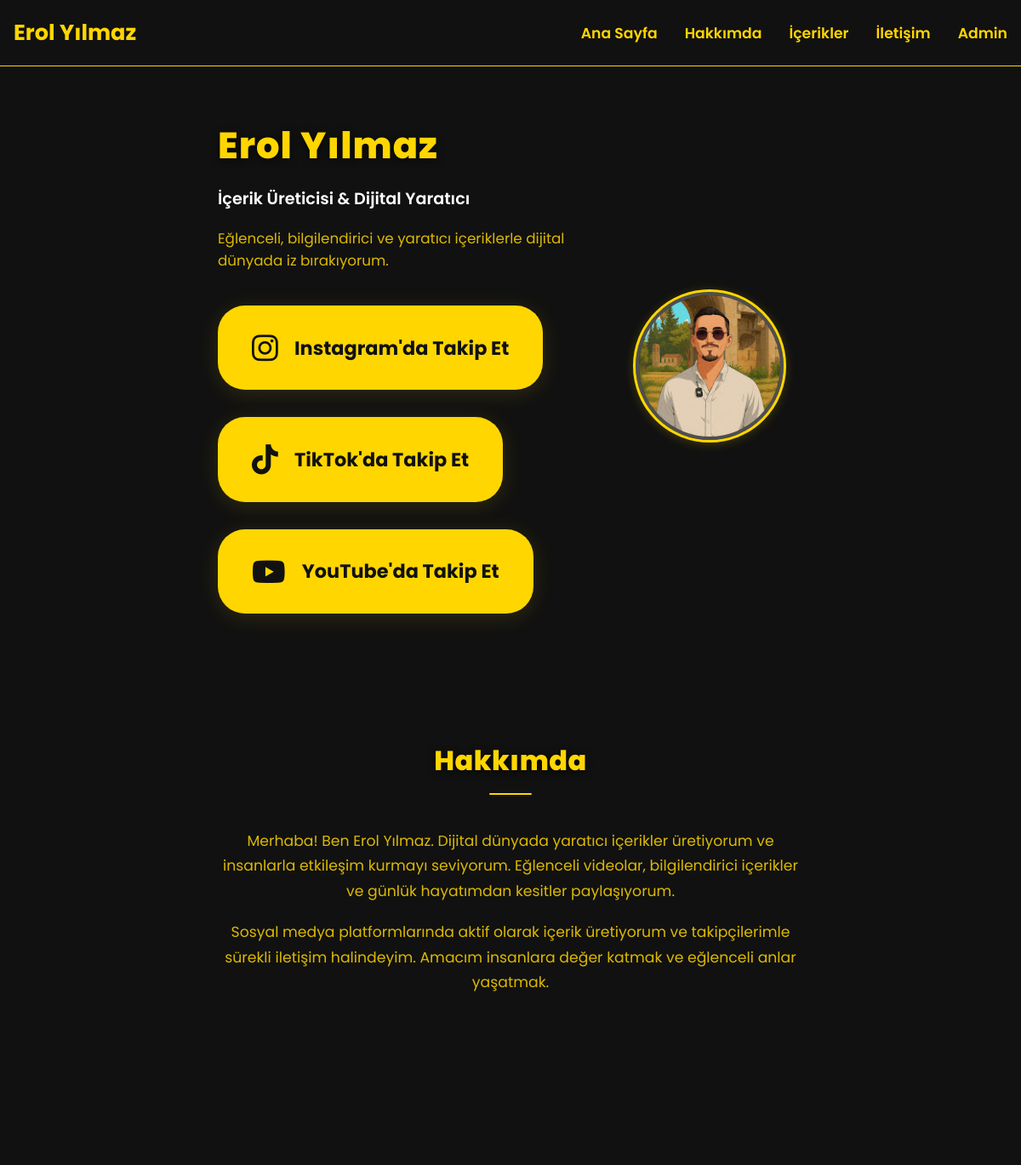
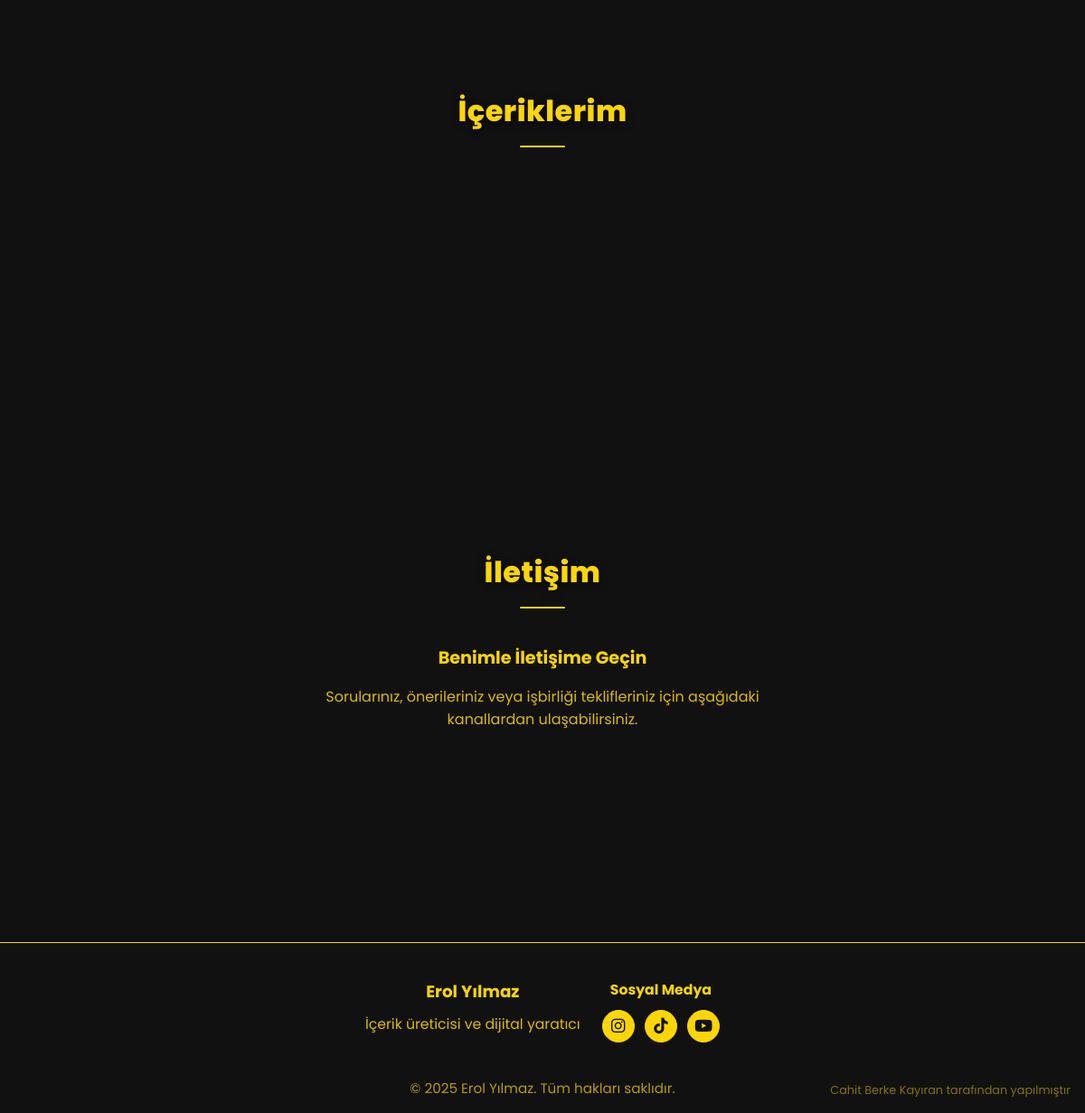
The page / on the database its author committed (2 pictures, top to bottom).
### tables this page shows
CREATE TABLE IF NOT EXISTS page_content (
    id INT AUTO_INCREMENT PRIMARY KEY,
    section_name VARCHAR(100) NOT NULL UNIQUE,
    title VARCHAR(255),
    subtitle VARCHAR(255),
    description TEXT,
    content TEXT,
    created_at TIMESTAMP DEFAULT CURRENT_TIMESTAMP,
    updated_at TIMESTAMP DEFAULT CURRENT_TIMESTAMP ON UPDATE CURRENT_TIMESTAMP
);

CREATE TABLE IF NOT EXISTS social_links (
    id INT AUTO_INCREMENT PRIMARY KEY,
    platform VARCHAR(50) NOT NULL,
    url VARCHAR(255) NOT NULL,
    icon VARCHAR(50),
    display_name VARCHAR(100),
    created_at TIMESTAMP DEFAULT CURRENT_TIMESTAMP,
    updated_at TIMESTAMP DEFAULT CURRENT_TIMESTAMP ON UPDATE CURRENT_TIMESTAMP
);

### index.php (the view, shortened to what this page needs)
<?php
require_once 'config/database.php';
try {
    $stmt = $pdo->query("SELECT * FROM page_content ORDER BY id");
    $pageContent = [];
    while ($row = $stmt->fetch()) {
        $pageContent[$row['section_name']] = $row;
    }
    $stmt = $pdo->query("SELECT * FROM social_links ORDER BY id");
    $socialLinks = $stmt->fetchAll();
} catch(PDOException $e) {
    $pageContent = [];
    $contactInfo = [];
    $socialLinks = [];
    $statistics = [];
    $contentCards = [];
}
?>
<!DOCTYPE html>
<html lang="tr">
  <head>
    <link rel="stylesheet" href="styles.css" />
    <link
      rel="stylesheet"
      href="https://cdnjs.cloudflare.com/ajax/libs/font-awesome/6.0.0/css/all.min.css"
    />
  </head>
  <body>
    <nav class="navbar">
      <div class="nav-container">
        <div class="nav-logo">
          <h2><?php echo htmlspecialchars($pageContent['hero']['title'] ?? 'Erol Yılmaz'); ?></h2>
        </div>
        <ul class="nav-menu" id="desktopMenu">
          <li class="nav-item">
            <a href="#home" class="nav-link">Ana Sayfa</a>
          </li>
          <li class="nav-item">
            <a href="#about" class="nav-link">Hakkımda</a>
          </li>
          <li class="nav-item">
            <a href="#content" class="nav-link">İçerikler</a>
          </li>
          <li class="nav-item">
            <a href="#contact" class="nav-link">İletişim</a>
          </li>
          <li class="nav-item">
            <a href="admin/login.php" class="nav-link" style="color: #ffd600; font-weight: 600;">Admin</a>
          </li>
        </ul>
      </div>
    </nav>
    <section id="home" class="hero">
      <div class="hero-container">
        <div class="hero-content">
          <h1 class="hero-title"><?php echo htmlspecialchars($pageContent['hero']['title'] ?? 'Erol Yılmaz'); ?></h1>
          <p class="hero-subtitle"><?php echo htmlspecialchars($pageContent['hero']['subtitle'] ?? 'İçerik Üreticisi & Dijital Yaratıcı'); ?></p>
          <p class="hero-description">
            <?php echo htmlspecialchars($pageContent['hero']['description'] ?? 'Eğlenceli, bilgilendirici ve yaratıcı içeriklerle dijital dünyada iz bırakıyorum.'); ?>
          </p>
          <div
            class="platform-cards"
            style="
              display: flex;
              gap: 2rem;
              margin-top: 2.5rem;
              flex-wrap: wrap;
              justify-content: flex-start;
            "
          >
            <?php foreach ($socialLinks as $social): ?>
            <a
              href="<?php echo htmlspecialchars($social['url']); ?>"
              target="_blank"
              class="platform-card"
              style="
                background: #ffd600;
                color: #111;
                display: flex;
                align-items: center;
                gap: 1.2rem;
                padding: 2rem 2.5rem;
                border-radius: 2rem;
                font-size: 1.4rem;
                font-weight: 700;
                text-decoration: none;
                box-shadow: 0 4px 24px #ffd60022;
                transition: transform 0.2s, box-shadow 0.2s;
              "
            >
              <i class="<?php echo htmlspecialchars($social['icon']); ?>" style="font-size: 2.2rem"></i>
              <?php echo htmlspecialchars($social['display_name']); ?>'da Takip Et
            </a>
            <?php endforeach; ?>
          </div>
        </div>
        <div class="hero-image">
          <div class="profile-placeholder">
            <img
              src="erol-profile.jpg"
              alt="<?php echo htmlspecialchars($pageContent['hero']['title'] ?? 'Erol Yılmaz'); ?>"
              style="
                width: 100%;
                height: 100%;
                object-fit: cover;
                border-radius: 50%;
                border: 4px solid rgba(255, 255, 255, 0.2);
              "
            />
          </div>
        </div>
      </div>
    </section>
    <section id="about" class="about">
      <div class="container">
        <h2 class="section-title"><?php echo htmlspecialchars($pageContent['about']['title'] ?? 'Hakkımda'); ?></h2>
        <div class="about-content">
          <div class="about-text">
            <?php
            $aboutContent = $pageContent['about']['content'] ?? '';
            $paragraphs = explode("\n\n", $aboutContent);
            foreach ($paragraphs as $paragraph) {
                if (trim($paragraph)) {
                    echo '<p>' . htmlspecialchars(trim($paragraph)) . '</p>';
                }
            }
            ?>
            <div class="stats">
            </div>
          </div>
        </div>
      </div>
    </section>
    <section id="content" class="content">
      <div class="container">
        <h2 class="section-title"><?php echo htmlspecialchars($pageContent['content']['title'] ?? 'İçeriklerim'); ?></h2>
        <div class="content-grid">
        </div>
      </div>
    </section>
    <section id="contact" class="contact">
      <div class="container">
        <h2 class="section-title"><?php echo htmlspecialchars($pageContent['contact']['title'] ?? 'İletişim'); ?></h2>
        <div class="contact-content">
          <div class="contact-info">
            <h3><?php echo htmlspecialchars($pageContent['contact']['subtitle'] ?? 'Benimle İletişime Geçin'); ?></h3>
            <p><?php echo htmlspecialchars($pageContent['contact']['description'] ?? 'Sorularınız, önerileriniz veya işbirliği teklifleriniz için aşağıdaki kanallardan ulaşabilirsiniz.'); ?></p>
            <div class="contact-links">
            </div>
          </div>
        </div>
      </div>
    </section>
    <footer class="footer">
      <div class="container">
        <div class="footer-content">
          <div class="footer-section">
            <h3><?php echo htmlspecialchars($pageContent['footer']['title'] ?? 'Erol Yılmaz'); ?></h3>
            <p><?php echo htmlspecialchars($pageContent['footer']['subtitle'] ?? 'İçerik üreticisi ve dijital yaratıcı'); ?></p>
          </div>
          <div class="footer-section">
            <h4>Sosyal Medya</h4>
            <div class="footer-social">
              <?php foreach ($socialLinks as $social): ?>
              <a href="<?php echo htmlspecialchars($social['url']); ?>" target="_blank">
                <i class="<?php echo htmlspecialchars($social['icon']); ?>"></i>
              </a>
              <?php endforeach; ?>
            </div>
          </div>
        </div>
        <div class="footer-bottom">
          <p>&copy; 2025 <?php echo htmlspecialchars($pageContent['footer']['title'] ?? 'Erol Yılmaz'); ?>. Tüm hakları saklıdır.</p>
          <p class="developer-credit">
            Cahit Berke Kayıran tarafından yapılmıştır
          </p>
        </div>
      </div>
    </footer>
  </body>
</html>

### styles.css (style rules this page uses)
* { margin: 0; padding: 0; box-sizing: border-box; }
body { font-family: "Poppins", sans-serif; background: #111; color: #ffd600; overflow-x: hidden; }
.navbar { position: fixed; top: 0; width: 100%; background: #111; border-bottom: 1.5px solid #ffd600; z-index: 1000; padding: 1.2rem 0; }
.nav-container { display: flex; justify-content: space-between; align-items: center; padding: 0 1rem; }
.nav-logo h2 { font-size: 1.6rem; color: #ffd600; font-weight: 700; }
.nav-menu { display: flex; gap: 2rem; list-style: none; }
.nav-item { display: flex; }
.nav-link { text-decoration: none; color: #ffd600; font-weight: 600; font-size: 1.08rem; transition: color 0.2s; }
.hero { min-height: 100vh; display: flex; align-items: center; justify-content: center; background: #111; padding-top: 100px; padding-bottom: 40px; }
.hero-container { display: flex; align-items: center; justify-content: center; gap: 3rem; width: 100%; }
.hero-image { flex: 0 0 220px; display: flex; align-items: center; justify-content: center; }
.profile-placeholder { width: 180px; height: 180px; border-radius: 50%; background: #222; display: flex; align-items: center; justify-content: center; overflow: hidden; border: 3px solid #ffd600; box-shadow: 0 2px 12px #ffd60033; transition: box-shadow 0.3s, transform 0.3s; animation: fadeIn 1.2s; }
.profile-placeholder img { width: 100%; height: 100%; object-fit: cover; border-radius: 50%; }
.hero-content { max-width: 420px; color: #ffd600; animation: fadeInUp 1.2s; }
.hero-title { font-size: 2.7rem; font-weight: 800; margin-bottom: 1rem; color: #ffd600; letter-spacing: 1px; text-shadow: 0 2px 8px #000a; }
.hero-subtitle { font-size: 1.2rem; font-weight: 600; margin-bottom: 1.2rem; color: #fff; }
.hero-description { font-size: 1.05rem; margin-bottom: 2rem; color: #ffd600; opacity: 0.85; }
.section-title { text-align: center; font-size: 2rem; font-weight: 800; margin-bottom: 2.5rem; color: #ffd600; letter-spacing: 0.5px; position: relative; animation: fadeInUp 1.2s; text-shadow: 0 2px 8px #000a; }
.section-title::after { content: ""; display: block; margin: 14px auto 0; width: 50px; height: 2px; border-radius: 1px; background: #ffd600; }
.about { padding: 70px 0 50px 0; background: #111; margin-bottom: 30px; animation: fadeIn 1.5s; }
.about-content { max-width: 700px; margin: 0 auto; display: flex; flex-direction: column; align-items: center; }
.about-text p { font-size: 1.08rem; margin-bottom: 1.2rem; color: #ffd600; line-height: 1.7; text-align: center; opacity: 0.85; }
.stats { display: flex; gap: 2rem; margin-top: 1.5rem; justify-content: center; }
.content { padding: 70px 0 50px 0; background: #111; margin-bottom: 30px; animation: fadeIn 1.5s; }
.content-grid { display: flex; gap: 1.5rem; flex-wrap: wrap; justify-content: center; }
.contact { padding: 70px 0 50px 0; background: #111; margin-bottom: 0; animation: fadeIn 1.5s; }
.contact-content { max-width: 500px; margin: 0 auto; text-align: center; }
.contact-info h3 { font-size: 1.2rem; margin-bottom: 1rem; color: #ffd600; font-weight: 700; }
.contact-info p { font-size: 1rem; margin-bottom: 1.2rem; color: #ffd600; opacity: 0.85; }
.contact-links { display: flex; flex-direction: column; gap: 0.8rem; }
.footer { background: #111; color: #ffd600; padding: 40px 0 16px 0; border-top: 1.5px solid #ffd600; margin-top: 40px; text-align: center; font-size: 0.98rem; }
.footer-content { display: flex; flex-wrap: wrap; gap: 1.5rem; justify-content: center; margin-bottom: 1.2rem; }
.footer-section h3, .footer-section h4 { margin-bottom: 0.7rem; color: #ffd600; font-weight: 700; }
.footer-section p { color: #ffd600; line-height: 1.5; opacity: 0.85; }
.footer-social { display: flex; gap: 0.7rem; }
.footer-social a { width: 36px; height: 36px; background: #ffd600; border-radius: 50%; display: flex; align-items: center; justify-content: center; color: #111; text-decoration: none; font-size: 1.1rem; transition: background 0.2s, color 0.2s, transform 0.2s; border: 1px solid #ffd600; }
.footer-bottom { text-align: center; padding-top: 1.2rem; color: #ffd600; font-size: 0.95rem; opacity: 0.7; }
.developer-credit { position: fixed; bottom: 1rem; right: 1rem; font-size: 0.8rem; color: #ffd600; opacity: 0.7; z-index: 1000; }
html { scroll-behavior: smooth; }

### rows shown on the page
page_content: title "Erol Yılmaz", subtitle "İçerik Üreticisi & Dijital Yaratıcı", description "Eğlenceli, bilgilendirici ve yaratıcı içeriklerle dijital dünyada iz bırakıyorum."
social_links: display_name "Instagram"
social_links: display_name "TikTok"
social_links: display_name "YouTube"
page_content: title "Hakkımda", content "Merhaba! Ben Erol Yılmaz. Dijital dünyada yaratıcı içerikler üretiyorum ve insanlarla etkileşim kurmayı seviyorum. Eğlenceli videolar, bilgilendirici içerikler ve günlük hayatımdan kesitler paylaşıyorum.", content "Sosyal medya platformlarında aktif olarak içerik üretiyorum ve takipçilerimle sürekli iletişim halindeyim. Amacım insanlara değer katmak ve eğlenceli anlar yaşatmak."
page_content: title "İçeriklerim"
page_content: title "İletişim", subtitle "Benimle İletişime Geçin", description "Sorularınız, önerileriniz veya işbirliği teklifleriniz için aşağıdaki kanallardan ulaşabilirsiniz."
page_content: title "Erol Yılmaz", subtitle "İçerik üreticisi ve dijital yaratıcı"
